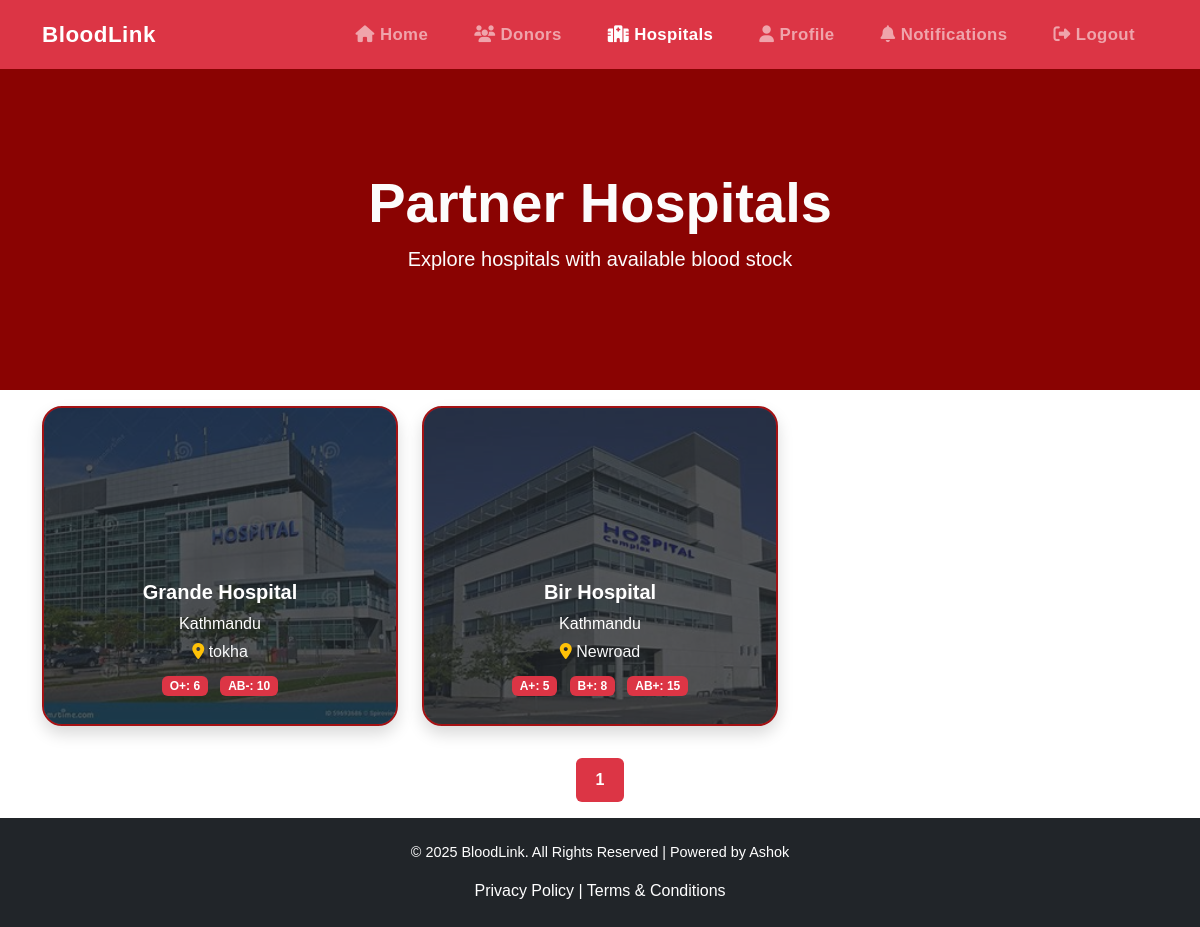
The app's page /BloodManagementSystem/hospital/hospital_with_bloodstock.php (signed in) with its own data.
### tables this page shows
CREATE TABLE `hospitals` (
  `id` int(11) NOT NULL AUTO_INCREMENT,
  `name` varchar(100) NOT NULL,
  `city` varchar(100) NOT NULL,
  `location` varchar(255) DEFAULT NULL,
  `photo` varchar(255) DEFAULT NULL,
  PRIMARY KEY (`id`)
);

CREATE TABLE `blood_stock` (
  `id` int(11) NOT NULL AUTO_INCREMENT,
  `hospital_id` int(11) DEFAULT NULL,
  `blood_group` varchar(5) NOT NULL,
  `quantity` int(11) DEFAULT 0,
  PRIMARY KEY (`id`),
  KEY `hospital_id` (`hospital_id`),
  CONSTRAINT `blood_stock_ibfk_1` FOREIGN KEY (`hospital_id`) REFERENCES `hospitals` (`id`)
);

### BloodManagementSystem/hospital/hospital_with_bloodstock.php (the view, shortened to what this page needs)
<?php
include('../includes/db.php');
$limit = 6;
$page = isset($_GET['page']) ? (int)$_GET['page'] : 1;
$start = ($page - 1) * $limit;
$query = "SELECT * FROM hospitals LIMIT $start, $limit";
$result = mysqli_query($conn, $query);
$total_query = mysqli_query($conn, "SELECT COUNT(*) AS total FROM hospitals");
$total_row = mysqli_fetch_assoc($total_query);
$total_hospitals = $total_row['total'];
$total_pages = ceil($total_hospitals / $limit);
?>
<!DOCTYPE html>
<html lang="en">
<head>
    <link href="https://cdn.jsdelivr.net/npm/bootstrap@5.3.0/dist/css/bootstrap.min.css" rel="stylesheet">
    <link href="https://cdnjs.cloudflare.com/ajax/libs/font-awesome/6.0.0/css/all.min.css" rel="stylesheet">
    <link href="../style.css?v=5" rel="stylesheet">
</head>
<body>
<nav class="navbar navbar-expand-lg navbar-dark bg-danger" >
    <div class="container">
        <a class="navbar-brand" href="../dashboard/seekerdash.php">BloodLink</a>
        <div class="collapse navbar-collapse justify-content-end custom-collapse" id="navbarNav">
            <ul class="navbar-nav">
                <li class="nav-item"><a class="nav-link " href="../dashboard/seekerdash.php"><i class="fas fa-home"></i> Home</a></li>
                    <li class="nav-item"><a class="nav-link" href="../donors/list_donors_for_seekers.php"><i class="fas fa-users"></i> Donors</a></li>
                    <li class="nav-item"><a class="nav-link active" href="../hospital/hospital_with_bloodstock.php"><i class="fas fa-hospital"></i> Hospitals</a></li>
                    <li class="nav-item"><a class="nav-link " href="../seekers/seeker_profile.php"><i class="fas fa-user"></i> Profile</a></li>
                    <li class="nav-item"><a class="nav-link" href="../notifications/notification_seeker.php"><i class="fas fa-bell"></i> Notifications</a></li>
                    <li class="nav-item"><a class="nav-link" href="../logout.php"><i class="fas fa-sign-out-alt"></i> Logout</a></li>
            </ul>
        </div>
    </div>
</nav>
<section class="hero d-flex align-items-center justify-content-center text-center">
  <div class="container">
    <h1 class="display-5 fw-bold">Partner Hospitals</h1>
    <p class="lead">Explore hospitals with available blood stock</p>
  </div>
</section>
<section class="py-3">
  <div class="container">
    <div class="row g-4">
        <?php while ($row = mysqli_fetch_assoc($result)) {
        $photo = !empty($row['photo']) ? $row['photo'] : 'images/default-hospital.jpg';
        $hospital_id = $row['id'];
        $stock_query = "SELECT blood_group, quantity FROM blood_stock WHERE hospital_id = $hospital_id AND quantity > 0";
        $stock_result = mysqli_query($conn, $stock_query);
        ?>
        <div class="col-md-6 col-lg-4">
            <div class="card text-white shadow custom-donor-card bg-dark bg-opacity-75 overflow-hidden h-100"
                style="background: url('../<?= $photo ?>') center/cover no-repeat; border-radius: 20px; min-height: 320px;">
                <div class="card-body d-flex flex-column justify-content-end text-center p-4 bg-dark bg-opacity-75 h-100">
                    <h5 class="fw-bold"><?= htmlspecialchars($row['name']) ?></h5>
                    <p class="mb-1"><?= htmlspecialchars($row['city']) ?></p>
                    <p class="mb-2">
                        <a href="https://www.google.com/maps/search/<?= urlencode($row['location'])  ?>"
                        target="_blank" class="text-light text-decoration-none " >
                            <i class="fas fa-map-marker-alt text-warning" ></i> <?= htmlspecialchars($row['location']) ?>
                        </a>
                    </p>
                    <div>
                        <?php while ($stock = mysqli_fetch_assoc($stock_result)) { ?>
                            <span class="badge bg-danger m-1"><?= $stock['blood_group'] ?>: <?= $stock['quantity'] ?></span>
                        <?php } ?>
                    </div>
                </div>
        </div>
        </div>
        <?php } ?>
    </div>
</section>
    <nav aria-label="Hospital page navigation" class="mt-3">
        <ul class="pagination justify-content-center">
            <?php for ($i = 1; $i <= $total_pages; $i++): ?>
                <li class="page-item <?= ($i == $page) ? 'active' : '' ?>">
                    <a class="page-link <?= ($i == $page) ? 'bg-danger border-danger custom-btn' : 'text-danger' ?>" href="?page=<?= $i ?>"><?= $i ?></a>
                </li>
            <?php endfor; ?>
        </ul>
    </nav>
<footer class="bg-dark text-white text-center py-4 mt-1">
  <div class="container">
    <p>&copy; <?= date('Y') ?> BloodLink. All Rights Reserved | Powered by Ashok</p>
    <a href="#" class="text-white">Privacy Policy</a> | <a href="#" class="text-white">Terms & Conditions</a>
  </div>
</footer>
</body>
</html>

### BloodManagementSystem/style.css (style rules this page uses)
body { font-family: 'Arial', sans-serif; color: #070603; }
@media (min-width: 992px) { .navbar-nav .nav-link { margin: 0 15px; font-weight: 600; font-size: 1.05rem; letter-spacing: 0.4px; transition: color 0.3s ease; } }
.navbar { padding-top: 0.8rem; padding-bottom: 0.8rem; }
.navbar-brand { font-weight: 700; font-size: 1.4rem; letter-spacing: 0.5px; }
.hero { background: #8A0302; padding: 100px 0; color: #FCFCFC; }
.hero h1 { font-size: 3.5rem; font-weight: bold; }
.hero p { font-size: 1.25rem; }
footer { background-color: #070603; }
footer p { font-size: 0.9rem; }
footer a { color: #B79455; text-decoration: none; }
.custom-btn { color: #fff; border: none; padding: 0.1rem 0.3rem; border-radius: 0.4rem; transition: all 0.3s ease; font-weight: 500; text-decoration: none; display: inline-block; }
.custom-btn { background-color: #a41214; color: #fff; border: none; padding: 0.6rem 1.2rem; font-weight: 600; border-radius: 0.5rem; transition: background-color 0.3s ease, color 0.3s ease; }
.custom-donor-card { border: 2px solid #a41214 !important; border-radius: 15px; transition: box-shadow 0.3s ease; }

### records on screen
hospitals: photo (picture), name "Grande Hospital", city "Kathmandu", location "tokha"
blood_stock: blood_group "O+", quantity "6"
blood_stock: blood_group "AB-", quantity "10"
hospitals: photo (picture), name "Bir Hospital", city "Kathmandu", location "Newroad"
blood_stock: blood_group "A+", quantity "5"
blood_stock: blood_group "B+", quantity "8"
blood_stock: blood_group "AB+", quantity "15"
